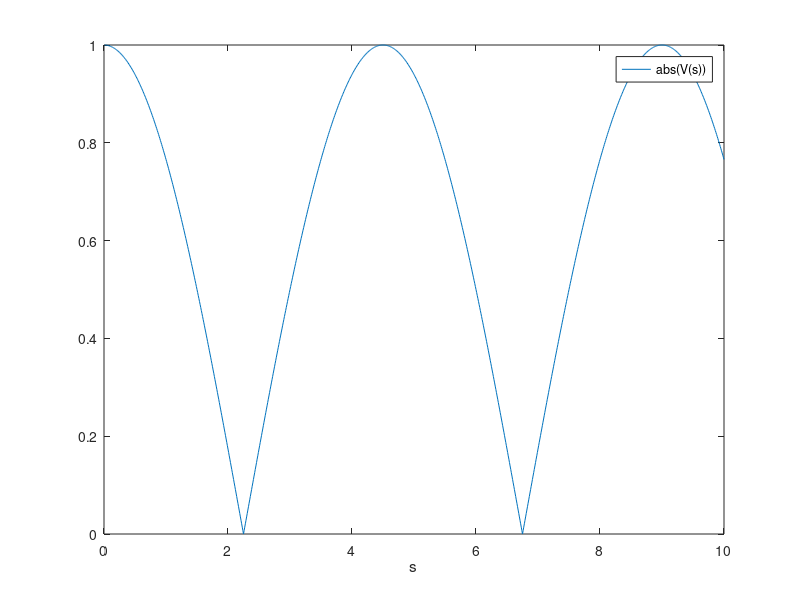

Recreate this plot in MATLAB.
% C3VIS2S

% Visibility for two point sources.
% We have set Y'/X equal to s/Z

function C3VIS2S;

a = 1;
Lamda = 0.0005;
Z = 9000;
s = (0.01:0.01:10);

V = cos(pi*((a*s)/(Lamda*Z)));

figure(1);
plot(s,abs(V));
axis([0 10 0 1]);                  % PLOTS LIMITS                    
xlabel('s');
legend('abs(V(s))');
